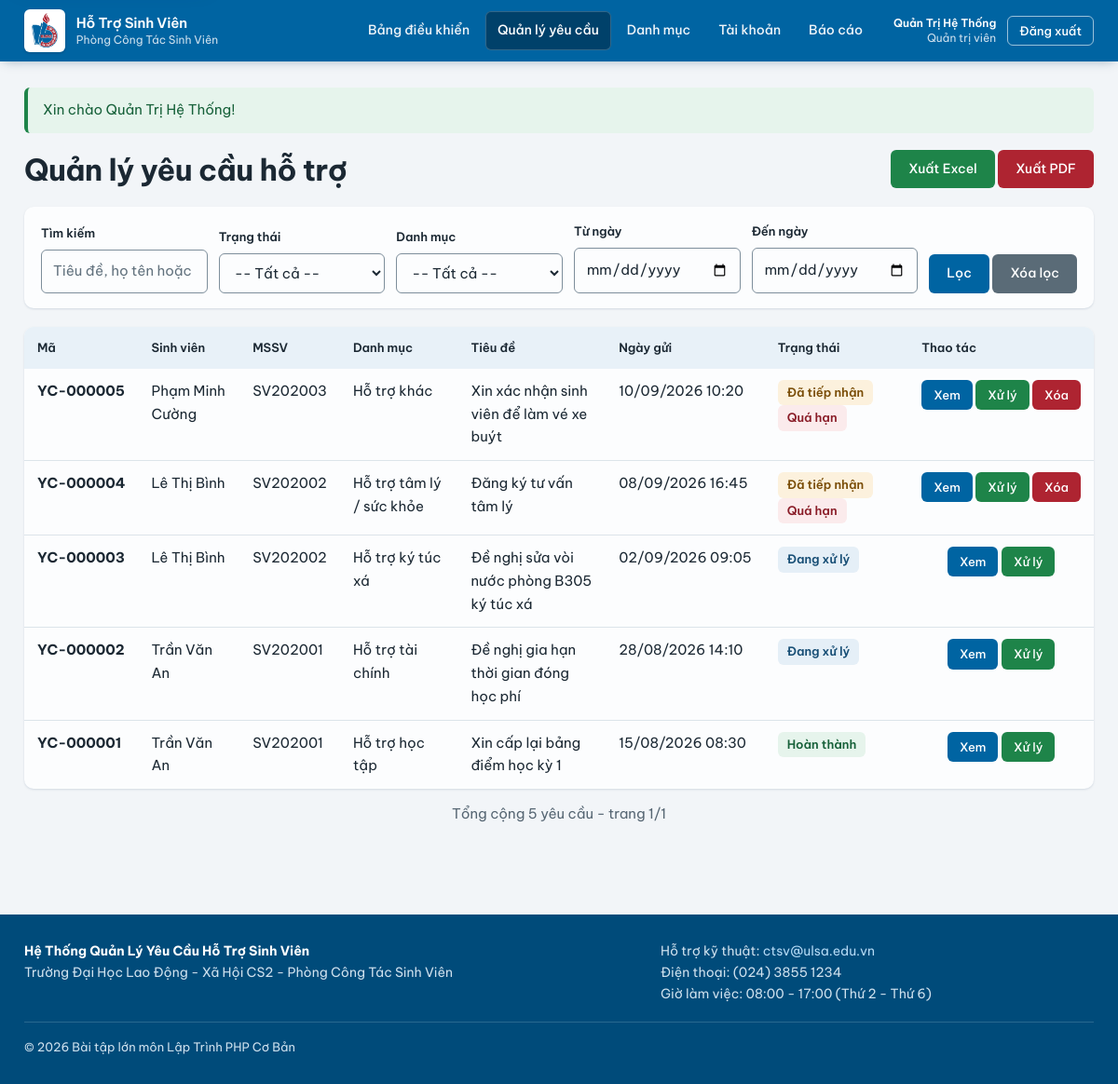
Screenshot of /admin/manage_requests.php (signed in) with the database file from the repository.
### tables this page shows
CREATE TABLE `tbl_requests` (
    `id`                INT AUTO_INCREMENT PRIMARY KEY    COMMENT 'Khóa chính',
    `user_id`           INT NOT NULL                      COMMENT 'FK -> tbl_users: sinh viên gửi',
    `category_id`       INT NOT NULL                      COMMENT 'FK -> tbl_categories',
    `title`             VARCHAR(255) NOT NULL             COMMENT 'Tiêu đề yêu cầu',
    `description`       LONGTEXT NOT NULL                 COMMENT 'Nội dung chi tiết',
    `status`            ENUM('received','processing','completed') NOT NULL DEFAULT 'received'
                                                          COMMENT 'received=Đã tiếp nhận, processing=Đang xử lý, completed=Hoàn thành',
    `attachment_path`   VARCHAR(255) DEFAULT NULL         COMMENT 'Tên tệp đính kèm của sinh viên',
    `staff_assigned_id` INT DEFAULT NULL                  COMMENT 'FK -> tbl_users: cán bộ phụ trách',
    `rating`            TINYINT DEFAULT NULL              COMMENT 'Đánh giá hài lòng 1-5 sao (tùy chọn)',
    `rating_comment`    VARCHAR(500) DEFAULT NULL         COMMENT 'Nhận xét kèm đánh giá',
    `created_at`        TIMESTAMP NOT NULL DEFAULT CURRENT_TIMESTAMP,
    `updated_at`        TIMESTAMP NOT NULL DEFAULT CURRENT_TIMESTAMP ON UPDATE CURRENT_TIMESTAMP,
    CONSTRAINT `fk_request_user`     FOREIGN KEY (`user_id`)
        REFERENCES `tbl_users`(`id`)      ON DELETE CASCADE  ON UPDATE CASCADE,
    CONSTRAINT `fk_request_category`  FOREIGN KEY (`category_id`)
        REFERENCES `tbl_categories`(`id`) ON DELETE RESTRICT ON UPDATE CASCADE,
    CONSTRAINT `fk_request_staff`     FOREIGN KEY (`staff_assigned_id`)
        REFERENCES `tbl_users`(`id`)      ON DELETE SET NULL ON UPDATE CASCADE,
    INDEX `idx_requests_status`   (`status`),
    INDEX `idx_requests_user`     (`user_id`),
    INDEX `idx_requests_category` (`category_id`),
    INDEX `idx_requests_created`  (`created_at`),
    INDEX `idx_requests_user_created`   (`user_id`, `created_at`),
    INDEX `idx_requests_status_created` (`status`, `created_at`)
);

CREATE TABLE `tbl_users` (
    `id`         INT AUTO_INCREMENT PRIMARY KEY           COMMENT 'Khóa chính',
    `full_name`  VARCHAR(255) NOT NULL                    COMMENT 'Họ và tên',
    `email`      VARCHAR(255) NOT NULL UNIQUE             COMMENT 'Email đăng nhập, duy nhất',
    `phone`      VARCHAR(20)  DEFAULT NULL                COMMENT 'Số điện thoại liên hệ',
    `student_id` VARCHAR(50)  DEFAULT NULL UNIQUE         COMMENT 'Mã sinh viên (NULL với cán bộ)',
    `password`   VARCHAR(255) NOT NULL                    COMMENT 'Mật khẩu đã băm bằng bcrypt',
    `role`       ENUM('student','staff','admin') NOT NULL DEFAULT 'student'
                                                          COMMENT 'Vai trò quyết định quyền truy cập',
    `status`     ENUM('active','inactive') NOT NULL DEFAULT 'active'
                                                          COMMENT 'Khóa tài khoản khi inactive',
    `failed_logins` INT NOT NULL DEFAULT 0                COMMENT 'Số lần đăng nhập sai liên tiếp',
    `locked_until`  DATETIME DEFAULT NULL                 COMMENT 'Tạm khóa đăng nhập tới thời điểm này (chống dò mật khẩu)',
    `created_at` TIMESTAMP NOT NULL DEFAULT CURRENT_TIMESTAMP,
    `updated_at` TIMESTAMP NOT NULL DEFAULT CURRENT_TIMESTAMP ON UPDATE CURRENT_TIMESTAMP,
    INDEX `idx_users_role` (`role`),
    INDEX `idx_users_status` (`status`)
);

CREATE TABLE `tbl_categories` (
    `id`            INT AUTO_INCREMENT PRIMARY KEY        COMMENT 'Khóa chính',
    `category_name` VARCHAR(100) NOT NULL UNIQUE          COMMENT 'Tên danh mục hiển thị',
    `category_code` VARCHAR(50)  DEFAULT NULL UNIQUE      COMMENT 'Mã danh mục dùng nội bộ',
    `description`   TEXT         DEFAULT NULL             COMMENT 'Mô tả phạm vi hỗ trợ',
    `sort_order`    INT NOT NULL DEFAULT 0                COMMENT 'Thứ tự hiển thị, nhỏ đứng trước',
    `created_at`    TIMESTAMP NOT NULL DEFAULT CURRENT_TIMESTAMP
);

### admin/manage_requests.php (the view, shortened to what this page needs)
<?php
$filters = export_filters();
$totalItems = count_requests($filters);
$pagination = paginate($totalItems, (int)get('page', 1));
$requests   = get_requests($filters, $pagination['per_page'], $pagination['offset']);
$exportQuery = http_build_query(array_filter($filters));
require_once __DIR__ . '/../includes/header.php';
?>
<div class="page-head">
    <h1>Quản lý yêu cầu hỗ trợ</h1>
    <div>
        <a class="btn btn-success" href="export_excel.php?<?php echo e($exportQuery); ?>">Xuất Excel</a>
        <a class="btn btn-danger"  href="export_pdf.php?<?php echo e($exportQuery); ?>">Xuất PDF</a>
    </div>
</div>
<form class="filter-bar" method="get" action="manage_requests.php">
    <div class="form-group">
        <label for="keyword">Tìm kiếm</label>
        <input type="text" id="keyword" name="keyword" placeholder="Tiêu đề, họ tên hoặc MSSV"
               value="<?php echo e($filters['keyword']); ?>">
    </div>
    <div class="form-group">
        <label for="status">Trạng thái</label>
        <select id="status" name="status">
            <option value="">-- Tất cả --</option>
        </select>
    </div>
    <div class="form-group">
        <label for="category_id">Danh mục</label>
        <select id="category_id" name="category_id">
            <option value="">-- Tất cả --</option>
        </select>
    </div>
    <div class="form-group">
        <label for="from_date">Từ ngày</label>
        <input type="date" id="from_date" name="from_date" value="<?php echo e($filters['from_date']); ?>">
    </div>
    <div class="form-group">
        <label for="to_date">Đến ngày</label>
        <input type="date" id="to_date" name="to_date" value="<?php echo e($filters['to_date']); ?>">
    </div>
    <div class="form-group flex-none">
        <button type="submit" class="btn">Lọc</button>
        <a class="btn btn-muted" href="manage_requests.php">Xóa lọc</a>
    </div>
</form>
<div class="table-wrap">
    <table class="data-table">
        <thead>
            <tr>
                <th>Mã</th>
                <th>Sinh viên</th>
                <th>MSSV</th>
                <th>Danh mục</th>
                <th>Tiêu đề</th>
                <th>Ngày gửi</th>
                <th>Trạng thái</th>
                <th class="text-center">Thao tác</th>
            </tr>
        </thead>
        <tbody>
        <?php if (empty($requests)): ?>
            <tr><td colspan="8" class="table-empty">Không có yêu cầu nào khớp điều kiện lọc.</td></tr>
        <?php else: ?>
            <?php foreach ($requests as $request): ?>
            <tr>
                <td class="nowrap"><strong><?php echo e(request_code($request['id'])); ?></strong></td>
                <td><?php echo e($request['full_name']); ?></td>
                <td><?php echo e($request['student_id']); ?></td>
                <td><?php echo e($request['category_name']); ?></td>
                <td><?php echo e(mb_strimwidth($request['title'], 0, 45, '…')); ?></td>
                <td class="nowrap"><?php echo e(format_datetime($request['created_at'])); ?></td>
                <td><?php echo status_badges($request); ?></td>
                <td class="text-center nowrap">
                    <a class="btn btn-sm" href="view_request.php?id=<?php echo (int)$request['id']; ?>">Xem</a>
                    <a class="btn btn-sm btn-success" href="process_request.php?id=<?php echo (int)$request['id']; ?>">Xử lý</a>
                    <?php if (is_super_admin() && $request['status'] === 'received'): ?>
                    <form method="post" action="manage_requests.php?<?php echo e($exportQuery); ?>" class="inline-form">
                        <button type="submit" class="btn btn-sm btn-danger"
                                data-confirm="Bạn có chắc chắn muốn xóa yêu cầu <?php echo e(request_code($request['id'])); ?>? Thao tác này không thể hoàn tác.">
                            Xóa
                        </button>
                    </form>
                    <?php endif; ?>
                </td>
            </tr>
            <?php endforeach; ?>
        <?php endif; ?>
        </tbody>
    </table>
</div>
<p class="text-muted text-center">
    Tổng cộng <?php echo $pagination['total_items']; ?> yêu cầu
    - trang <?php echo $pagination['current_page']; ?>/<?php echo $pagination['total_pages']; ?>
</p>
<?php require_once __DIR__ . '/../includes/footer.php'; ?>

### functions.php (shortened to what this page needs)
<?php
require_once __DIR__ . '/config.php';
function e($value)
{
    return htmlspecialchars((string)$value, ENT_QUOTES | ENT_SUBSTITUTE, 'UTF-8');
}
function get($key, $default = '')
{
    return isset($_GET[$key]) ? clean_input($_GET[$key]) : $default;
}
function db_query($sql, $params = [], $types = '')
{
    global $conn;
    $stmt = mysqli_prepare($conn, $sql);
    if (!empty($params)) {
        if ($types === '') {
            foreach ($params as $p) {
                if (is_int($p)) {
                    $types .= 'i';
                } elseif (is_float($p)) {
                    $types .= 'd';
                } else {
                    $types .= 's';
                }
            }
        }
        mysqli_stmt_bind_param($stmt, $types, ...$params);
    }
    mysqli_stmt_execute($stmt);
    return $stmt;
}
function db_select($sql, $params = [], $types = '')
{
    $stmt   = db_query($sql, $params, $types);
    $result = mysqli_stmt_get_result($stmt);
    $rows   = mysqli_fetch_all($result, MYSQLI_ASSOC);
    return $rows;
}
function db_select_one($sql, $params = [], $types = '')
{
    $stmt   = db_query($sql, $params, $types);
    $result = mysqli_stmt_get_result($stmt);
    $row    = mysqli_fetch_assoc($result);
    return $row ?: null;
}
function db_scalar($sql, $params = [], $types = '')
{
    $row = db_select_one($sql, $params, $types);
    return $row ? reset($row) : null;
}
function current_role()
{
    return $_SESSION['role'] ?? '';
}
function is_super_admin()
{
    return current_role() === 'admin';
}
function render_flash()
{
    if (!empty($_SESSION['flash'])) {
        $flash = $_SESSION['flash'];
        echo '<div class="alert alert-' . e($flash['type']) . '">' . e($flash['message']) . '</div>';
    }
}
function status_list()
{
    return [
        'received'   => 'Đã tiếp nhận',
        'processing' => 'Đang xử lý',
        'completed'  => 'Hoàn thành',
    ];
}
function status_label($status)
{
    $list = status_list();
    return $list[$status] ?? 'Không xác định';
}
function status_badge($status)
{
    return '<span class="badge badge-' . e($status) . '">' . e(status_label($status)) . '</span>';
}
function overdue_cutoff()
{
    return date('Y-m-d', strtotime('-' . (OVERDUE_DAYS - 1) . ' days')) . ' 00:00:00';
}
function is_overdue($request)
{
    return $request['status'] === 'received' && $request['created_at'] < overdue_cutoff();
}
function status_badges($request)
{
    $html = status_badge($request['status']);
    if (is_overdue($request)) {
        $html .= ' <span class="badge badge-overdue">Quá hạn</span>';
    }
    return $html;
}
function format_datetime($datetime, $withTime = true)
{
    $ts = strtotime($datetime);
    return $withTime ? date('d/m/Y H:i', $ts) : date('d/m/Y', $ts);
}
function paginate($totalItems, $currentPage, $perPage = ITEMS_PER_PAGE)
{
    $totalPages  = max(1, (int)ceil($totalItems / $perPage));
    $currentPage = max(1, min((int)$currentPage, $totalPages));
    return [
        'total_items'  => (int)$totalItems,
        'total_pages'  => $totalPages,
        'current_page' => $currentPage,
        'per_page'     => $perPage,
        'offset'       => ($currentPage - 1) * $perPage,
    ];
}
function normalize_date_filters($filters)
{
    foreach (['from_date', 'to_date'] as $key) {
        $value = $filters[$key] ?? '';
        $date  = DateTime::createFromFormat('!Y-m-d', (string)$value);
        $filters[$key] = ($date && $date->format('Y-m-d') === $value) ? $value : '';
    }
    return $filters;
}
function build_request_filters($filters)
{
    $filters = normalize_date_filters($filters);
    $where   = [];
    $params  = [];
    $clause = $where ? ' WHERE ' . implode(' AND ', $where) : '';
    return [$clause, $params];
}
function count_requests($filters)
{
    list($clause, $params) = build_request_filters($filters);
    $sql = 'SELECT COUNT(*) AS total
            FROM tbl_requests r
            JOIN tbl_users u ON u.id = r.user_id' . $clause;
    return (int)db_scalar($sql, $params);
}
function get_requests($filters, $limit = ITEMS_PER_PAGE, $offset = 0)
{
    list($clause, $params) = build_request_filters($filters);
    $sql = 'SELECT r.*, u.full_name, u.student_id, u.email, c.category_name
            FROM tbl_requests r
            JOIN tbl_users u ON u.id = r.user_id
            JOIN tbl_categories c ON c.id = r.category_id'
         . $clause . ' ORDER BY r.created_at DESC, r.id DESC';
    if ($limit !== null) {
        $sql     .= ' LIMIT ? OFFSET ?';
        $params[] = (int)$limit;
        $params[] = (int)$offset;
    }
    return db_select($sql, $params);
}
function request_code($id)
{
    return 'YC-' . str_pad((string)$id, 6, '0', STR_PAD_LEFT);
}
function export_filters()
{
    return normalize_date_filters([
        'status'      => get('status'),
        'category_id' => (int)get('category_id'),
        'keyword'     => get('keyword'),
        'from_date'   => get('from_date'),
        'to_date'     => get('to_date'),
    ]);
}

### rows the page displays
tbl_requests: id "YC-000005", user.full_name "Phạm Minh Cường", user.student_id "SV202003", category.category_name "Hỗ trợ khác", title "Xin xác nhận sinh viên để làm vé xe buýt", created_at "10/09/2026 10:20", status "Đã tiếp nhận", shows "Quá hạn"
tbl_requests: id "YC-000004", user.full_name "Lê Thị Bình", user.student_id "SV202002", category.category_name "Hỗ trợ tâm lý / sức khỏe", title "Đăng ký tư vấn tâm lý", created_at "08/09/2026 16:45", status "Đã tiếp nhận", shows "Quá hạn"
tbl_requests: id "YC-000003", user.full_name "Lê Thị Bình", user.student_id "SV202002", category.category_name "Hỗ trợ ký túc xá", title "Đề nghị sửa vòi nước phòng B305 ký túc xá", created_at "02/09/2026 09:05", status "Đang xử lý"
tbl_requests: id "YC-000002", user.full_name "Trần Văn An", user.student_id "SV202001", category.category_name "Hỗ trợ tài chính", title "Đề nghị gia hạn thời gian đóng học phí", created_at "28/08/2026 14:10", status "Đang xử lý"
tbl_requests: id "YC-000001", user.full_name "Trần Văn An", user.student_id "SV202001", category.category_name "Hỗ trợ học tập", title "Xin cấp lại bảng điểm học kỳ 1", created_at "15/08/2026 08:30", status "Hoàn thành", rating "5"

### other values shown
APP_SHORT_NAME "Hỗ Trợ Sinh Viên"
APP_DEPARTMENT "Phòng Công Tác Sinh Viên"
$_SESSION['full_name'] "Quản Trị Hệ Thống"
role_label(current_role()) "Quản trị viên"
$flash['message'] "Xin chào Quản Trị Hệ Thống!"
$pagination['current_page'] "1"
$pagination['total_pages'] "1"
APP_NAME "Hệ Thống Quản Lý Yêu Cầu Hỗ Trợ Sinh Viên"
APP_UNIVERSITY "Trường Đại Học Lao Động - Xã Hội CS2"
